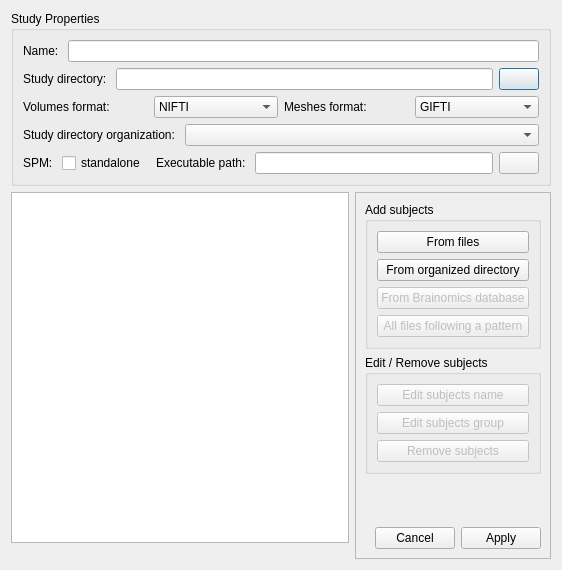
<?xml version="1.0" encoding="UTF-8"?>
<ui version="4.0">
 <class>StudyEditorDialog</class>
 <widget class="QDialog" name="StudyEditorDialog">
  <property name="geometry">
   <rect>
    <x>0</x>
    <y>0</y>
    <width>562</width>
    <height>570</height>
   </rect>
  </property>
  <property name="windowTitle">
   <string>Create a new study</string>
  </property>
  <property name="modal">
   <bool>true</bool>
  </property>
  <layout class="QVBoxLayout" name="verticalLayout_6">
   <item>
    <widget class="QGroupBox" name="study_properties_groupBox">
     <property name="title">
      <string>Study Properties</string>
     </property>
     <layout class="QVBoxLayout" name="verticalLayout_3">
      <item>
       <layout class="QHBoxLayout" name="horizontalLayout">
        <item>
         <widget class="QLabel" name="studyname_label">
          <property name="text">
           <string>Name: </string>
          </property>
         </widget>
        </item>
        <item>
         <widget class="QLineEdit" name="studyname_lineEdit"/>
        </item>
       </layout>
      </item>
      <item>
       <layout class="QHBoxLayout" name="horizontalLayout_3">
        <item>
         <widget class="QLabel" name="output_directory_label">
          <property name="text">
           <string>Study directory: </string>
          </property>
         </widget>
        </item>
        <item>
         <widget class="QLineEdit" name="output_directory_lineEdit"/>
        </item>
        <item>
         <widget class="QPushButton" name="output_directory_button">
          <property name="text">
           <string/>
          </property>
          <property name="icon">
           <iconset resource="../../../../resources/morphologist.qrc">
            <normaloff>:/icons/open.png</normaloff>:/icons/open.png</iconset>
          </property>
         </widget>
        </item>
       </layout>
      </item>
      <item>
       <layout class="QHBoxLayout" name="horizontalLayout_4">
        <item>
         <widget class="QLabel" name="volume_format_label">
          <property name="text">
           <string>Volumes format: </string>
          </property>
         </widget>
        </item>
        <item>
         <widget class="QComboBox" name="volume_format_combobox">
          <item>
           <property name="text">
            <string>NIFTI</string>
           </property>
          </item>
          <item>
           <property name="text">
            <string>NIFTI gz</string>
           </property>
          </item>
          <item>
           <property name="text">
            <string>MINC</string>
           </property>
          </item>
          <item>
           <property name="text">
            <string>GIS</string>
           </property>
          </item>
         </widget>
        </item>
        <item>
         <widget class="QLabel" name="mesh_format_label">
          <property name="text">
           <string>Meshes format: </string>
          </property>
         </widget>
        </item>
        <item>
         <widget class="QComboBox" name="mesh_format_combobox">
          <item>
           <property name="text">
            <string>GIFTI</string>
           </property>
          </item>
          <item>
           <property name="text">
            <string>MESH</string>
           </property>
          </item>
          <item>
           <property name="text">
            <string>PLY</string>
           </property>
          </item>
         </widget>
        </item>
       </layout>
      </item>
      <item>
       <layout class="QHBoxLayout" name="horizontalLayout_5">
        <item>
         <widget class="QLabel" name="parameter_template_label">
          <property name="sizePolicy">
           <sizepolicy hsizetype="Maximum" vsizetype="Preferred">
            <horstretch>0</horstretch>
            <verstretch>0</verstretch>
           </sizepolicy>
          </property>
          <property name="text">
           <string>Study directory organization: </string>
          </property>
         </widget>
        </item>
        <item>
         <widget class="QComboBox" name="parameter_template_combobox"/>
        </item>
       </layout>
      </item>
      <item>
       <layout class="QHBoxLayout" name="horizontalLayout_6">
        <item>
         <widget class="QLabel" name="spm_label">
          <property name="text">
           <string>SPM: </string>
          </property>
         </widget>
        </item>
        <item>
         <widget class="QCheckBox" name="spm_standalone_checkbox">
          <property name="text">
           <string>standalone </string>
          </property>
         </widget>
        </item>
        <item>
         <widget class="QLabel" name="spm_exec_label">
          <property name="text">
           <string>Executable path: </string>
          </property>
         </widget>
        </item>
        <item>
         <widget class="QLineEdit" name="spm_exec_lineedit"/>
        </item>
        <item>
         <widget class="QPushButton" name="spm_exec_button">
          <property name="text">
           <string/>
          </property>
          <property name="icon">
           <iconset resource="../../../../resources/morphologist.qrc">
            <normaloff>:/icons/open.png</normaloff>:/icons/open.png</iconset>
          </property>
         </widget>
        </item>
       </layout>
      </item>
     </layout>
    </widget>
   </item>
   <item>
    <layout class="QHBoxLayout" name="horizontalLayout_2">
     <item>
      <layout class="QVBoxLayout" name="verticalLayout_4">
       <property name="spacing">
        <number>2</number>
       </property>
       <item>
        <widget class="QTableView" name="subjects_tableview">
         <property name="sizePolicy">
          <sizepolicy hsizetype="Minimum" vsizetype="Expanding">
           <horstretch>0</horstretch>
           <verstretch>0</verstretch>
          </sizepolicy>
         </property>
         <property name="minimumSize">
          <size>
           <width>200</width>
           <height>0</height>
          </size>
         </property>
         <property name="selectionBehavior">
          <enum>QAbstractItemView::SelectRows</enum>
         </property>
         <property name="showGrid">
          <bool>false</bool>
         </property>
         <property name="sortingEnabled">
          <bool>true</bool>
         </property>
         <attribute name="horizontalHeaderHighlightSections">
          <bool>false</bool>
         </attribute>
         <attribute name="horizontalHeaderStretchLastSection">
          <bool>true</bool>
         </attribute>
         <attribute name="verticalHeaderVisible">
          <bool>false</bool>
         </attribute>
         <attribute name="verticalHeaderHighlightSections">
          <bool>false</bool>
         </attribute>
        </widget>
       </item>
       <item>
        <widget class="QLabel" name="nb_subjects_label">
         <property name="text">
          <string/>
         </property>
         <property name="alignment">
          <set>Qt::AlignRight|Qt::AlignTrailing|Qt::AlignVCenter</set>
         </property>
        </widget>
       </item>
      </layout>
     </item>
     <item>
      <widget class="QFrame" name="frame">
       <property name="sizePolicy">
        <sizepolicy hsizetype="Fixed" vsizetype="Preferred">
         <horstretch>0</horstretch>
         <verstretch>0</verstretch>
        </sizepolicy>
       </property>
       <property name="frameShape">
        <enum>QFrame::StyledPanel</enum>
       </property>
       <property name="frameShadow">
        <enum>QFrame::Raised</enum>
       </property>
       <layout class="QVBoxLayout" name="verticalLayout_2">
        <item>
         <widget class="QGroupBox" name="add_subjects_groupBox">
          <property name="title">
           <string>Add subjects</string>
          </property>
          <layout class="QVBoxLayout" name="verticalLayout">
           <item>
            <widget class="QPushButton" name="add_one_subject_from_a_file_button">
             <property name="text">
              <string>From files</string>
             </property>
            </widget>
           </item>
           <item>
            <widget class="QPushButton" name="add_subjects_from_organized_directory_button">
             <property name="enabled">
              <bool>true</bool>
             </property>
             <property name="text">
              <string>From organized directory</string>
             </property>
            </widget>
           </item>
           <item>
            <widget class="QPushButton" name="add_subjects_from_database_button">
             <property name="enabled">
              <bool>false</bool>
             </property>
             <property name="text">
              <string>From Brainomics database</string>
             </property>
            </widget>
           </item>
           <item>
            <widget class="QPushButton" name="add_subjects_from_a_pattern_button">
             <property name="enabled">
              <bool>false</bool>
             </property>
             <property name="text">
              <string>All files following a pattern</string>
             </property>
            </widget>
           </item>
          </layout>
         </widget>
        </item>
        <item>
         <widget class="QGroupBox" name="edit_subjects_groupBox">
          <property name="title">
           <string>Edit / Remove subjects</string>
          </property>
          <layout class="QVBoxLayout" name="verticalLayout_5">
           <item>
            <widget class="QPushButton" name="edit_subjects_name_button">
             <property name="enabled">
              <bool>false</bool>
             </property>
             <property name="text">
              <string>Edit subjects name</string>
             </property>
            </widget>
           </item>
           <item>
            <widget class="QPushButton" name="edit_subjects_group_button">
             <property name="enabled">
              <bool>false</bool>
             </property>
             <property name="text">
              <string>Edit subjects group</string>
             </property>
            </widget>
           </item>
           <item>
            <widget class="QPushButton" name="remove_subjects_button">
             <property name="enabled">
              <bool>false</bool>
             </property>
             <property name="text">
              <string>Remove subjects</string>
             </property>
             <property name="shortcut">
              <string>Del</string>
             </property>
            </widget>
           </item>
          </layout>
         </widget>
        </item>
        <item>
         <spacer name="verticalSpacer">
          <property name="orientation">
           <enum>Qt::Vertical</enum>
          </property>
          <property name="sizeHint" stdset="0">
           <size>
            <width>20</width>
            <height>242</height>
           </size>
          </property>
         </spacer>
        </item>
        <item>
         <widget class="QDialogButtonBox" name="apply_cancel_buttons">
          <property name="standardButtons">
           <set>QDialogButtonBox::Apply|QDialogButtonBox::Cancel</set>
          </property>
         </widget>
        </item>
       </layout>
      </widget>
     </item>
    </layout>
   </item>
  </layout>
 </widget>
 <resources>
  <include location="../../../../resources/morphologist.qrc"/>
 </resources>
 <connections/>
</ui>
